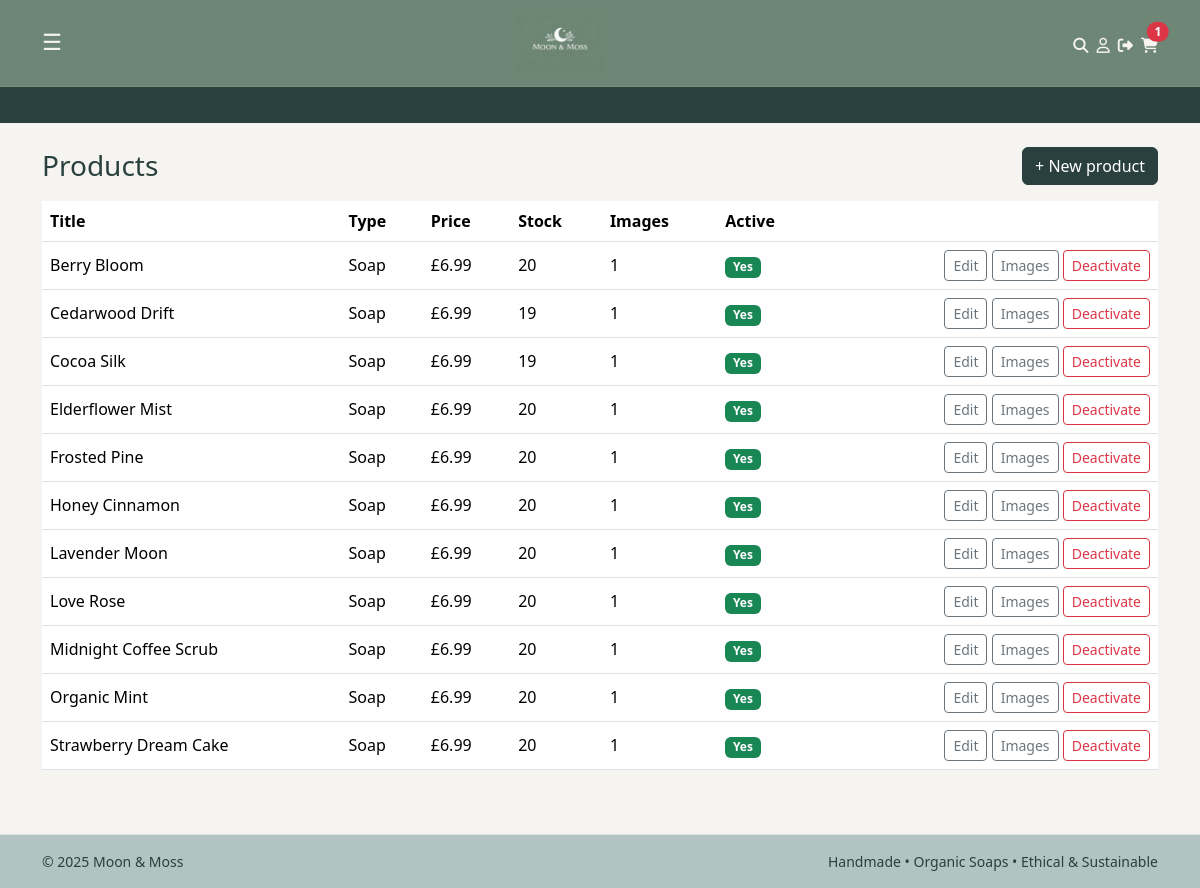
Before: /owner/products/ (signed in) with the older database file.
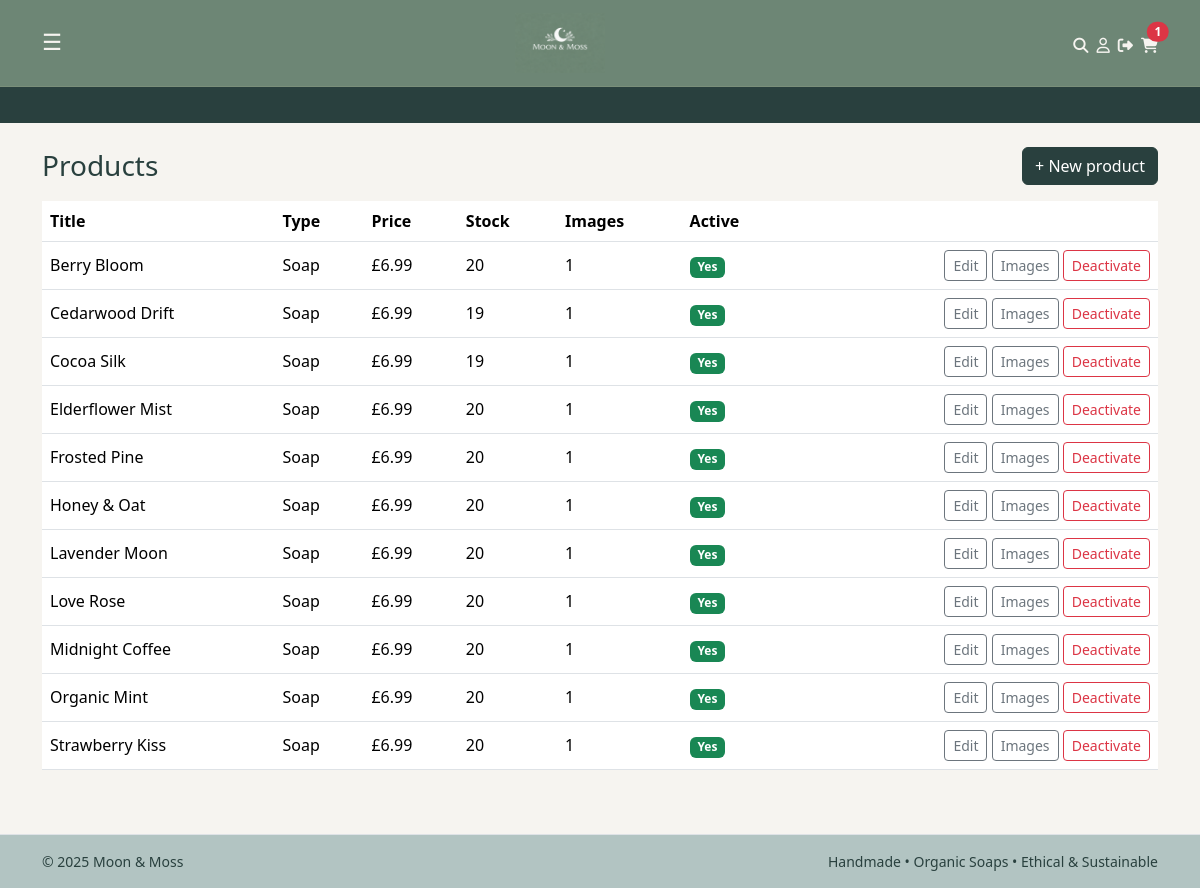
After: the same page with the newer database file.
### catalog/models.py (models this page shows, shortened)
class Product(models.Model):
    CANDLE = "CANDLE"
    SOAP = "SOAP"
    TYPES = [
        (CANDLE, "Candle"),
        (SOAP, "Soap"),
    ]
    title = models.CharField(max_length=160)
    slug = models.SlugField(max_length=180, unique=True, blank=True)
    product_type = models.CharField(max_length=12, choices=TYPES)
    description = models.TextField(blank=True)
    scent = models.CharField(max_length=50, help_text="e.g. Lavender, Citrus")
    weight_g = models.PositiveIntegerField(help_text="Net weight in grams")
    price = models.DecimalField(max_digits=6, decimal_places=2)
    stock_qty = models.PositiveIntegerField(default=0)
    active = models.BooleanField(default=True)
    created_at = models.DateTimeField(auto_now_add=True)
    tags = models.CharField(
        max_length=250,
        blank=True,
        help_text="Comma-separated tags, e.g. winter, woody, refillable"
    )
    class Meta:
        ordering = ["title"]

### owner/views.py (the view)
# urls.py: path("owner/products/", views.products, name="owner_products"),
@staff_member_required
def products(request):
    qs = Product.objects.annotate(image_count=Count("images")).order_by("title")
    return render(request, "owner/products.html", {
        "products": qs,
        "LOW_STOCK_THRESHOLD": settings.LOW_STOCK_THRESHOLD,
    })

### cart/context_processors.py (called while the page is built)
def cart_count(request):
    cart = get_or_create_cart(request)
    try:
        count = sum(i.qty for i in cart.items.all())
    except Exception:
        count = 0
    return {"cart_count": count}

### cart/utils.py (called while the page is built)
def get_or_create_cart(request):
    if not request.session.session_key:
        request.session.create()
    request.session.set_expiry(60 * 60 * 24 * 14)
    session_key = request.session.session_key
    if request.user.is_authenticated:
        cart, _ = Cart.objects.get_or_create(
            user=request.user,
            defaults={"session_key": session_key},
        )
    else:
        cart, _ = Cart.objects.get_or_create(
            user=None,
            session_key=session_key,
        )
    return cart

### owner/templates/owner/products.html (shortened to what this page needs)
{% extends "base.html" %}
{% block content %}
<div class="d-flex justify-content-between align-items-center mb-3">
  <h1 class="h3 mb-0">Products</h1>
  <a class="btn btn-primary" href="{% url 'owner_product_create' %}">+ New product</a>
</div>
<div class="table-responsive">
  <table class="table align-middle">
    <thead>
      <tr>
        <th>Title</th>
        <th>Type</th>
        <th>Price</th>
        <th>Stock</th>
        <th>Images</th>
        <th>Active</th>
        <th></th>
      </tr>
    </thead>
    <tbody>
      {% for p in products %}
      <tr>
        <td>{{ p.title }}</td>
        <td>{{ p.get_product_type_display }}</td>
        <td>£{{ p.price }}</td>
        <td>{{ p.stock_qty }}</td>
        <td>{{ p.image_count }}</td>
        <td>
          {% if p.active %}
            <span class="badge text-bg-success">Yes</span>
          {% else %}
            <span class="badge text-bg-secondary">No</span>
          {% endif %}
        </td>
        <td class="text-end">
          <a class="btn btn-sm btn-outline-secondary" href="{% url 'owner_product_edit' p.pk %}">Edit</a>
          <a class="btn btn-sm btn-outline-secondary" href="{% url 'owner_product_images' p.pk %}">Images</a>
          <a class="btn btn-sm btn-outline-danger" href="{% url 'owner_product_toggle' p.pk %}">
            {% if p.active %}Deactivate{% else %}Activate{% endif %}
          </a>
        </td>
      </tr>
      {% endfor %}
    </tbody>
  </table>
</div>
{% endblock %}

Changed rows visible on the page:
changed Product: title "Honey Cinnamon" → "Honey & Oat"
changed Product: title "Midnight Coffee Scrub" → "Midnight Coffee"
changed Product: title "Strawberry Dream Cake" → "Strawberry Kiss"
